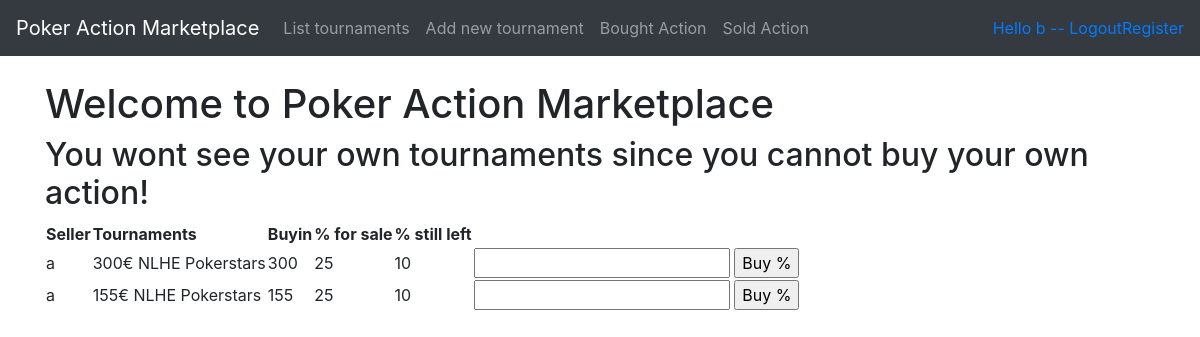
Screenshot of /tournaments/ (signed in) with the database file from the repository.
### application/auth/models.py (models this page shows, shortened)
class User(Base):
    __tablename__ = "account"
    name = db.Column(db.String(144), nullable=False)
    username = db.Column(db.String(144), nullable=False)
    password = db.Column(db.String(144), nullable=False)
    tournaments = db.relationship('TournamentPackage', backref='account', lazy=True)

### application/tournamentPackages/models.py (models this page shows, shortened)
class TournamentPackage(Base):
    tournament = db.Column(db.String(144), nullable=False)
    buyin = db.Column(db.Integer, nullable=False)
    pcttobesold = db.Column(db.Integer, nullable=False)
    pctleft = db.Column(db.Integer, nullable=False)
    account_id = db.Column(db.Integer, db.ForeignKey('account.id'), nullable=False)
    def __init__(self, tournament, buyin, pcttobesold):
        self.tournament = tournament
        self.buyin = buyin
        self.pcttobesold = pcttobesold
        self.pctleft = pcttobesold
        self.user = ''
        self.userid = ''
    @staticmethod
    def join_account_on_tournaments():
        stmt = text("SELECT * FROM tournament_package"
                    " LEFT JOIN account on tournament_package.account_id = account.id")
        res = db.engine.execute(stmt)
        tournaments = []
        for row in res:
            tournament = TournamentPackage(row[3], row[4], row[5])
            tournament.user = row[-2]
            tournament.id = row[0]
            tournament.userid = row[7]
            tournament.pctleft = row[6]
            if tournament.userid == current_user.id:
                continue
            tournaments.append(tournament)
        return tournaments

### application/tournamentPackages/views.py (the view)
@app.route('/tournaments/', methods=['GET'])
@login_required
def tournaments_index():
    tournaments = TournamentPackage.join_account_on_tournaments()
    tournaments.sort(key = lambda x: x.user, reverse=True)
    return render_template('tournaments/list.html', tournaments = tournaments)

### application/__init__.py (called while the page is built)
@login_manager.user_loader
def load_user(user_id):
    return User.query.get(user_id)

### application/templates/tournaments/list.html
{% extends "layout.html" %}
{% block body %}
<h1>Welcome to Poker Action Marketplace</h1>
<h2>You wont see your own tournaments since you cannot buy your own action!</h2>
<table>
  <th>Seller</th>
  <th>Tournaments</th>
  <th>Buyin</th>
  <th>% for sale</th>
  <th>% still left</th>
  {% for tournament in tournaments %}
  <tr>
    <td>{{ tournament.user }}</td>
    <td>{{ tournament.tournament }}</td>
    <td>{{ tournament.buyin }}</td>
    <td>{{ tournament.pcttobesold }}</td>
    <td>{{ tournament.pctleft }}</td>
    <td><form method="POST", action="{{ url_for('tournaments_buy_percentage', tournament_id = tournament.id) }}">
      <input name="text">
      <input type="submit", value='Buy %'>
    </form></td>
  </tr>
{% endfor %}
</table>
{% endblock %}

### application/templates/layout.html (shortened to what this page needs)
<!DOCTYPE html>
<html>
<head>
  <link rel="stylesheet" href="https://maxcdn.bootstrapcdn.com/bootstrap/4.0.0/css/bootstrap.min.css">
</head>
<body>
  <nav class="navbar navbar-expand-md navbar-dark bg-dark mb-4">
    <a class="navbar-brand" href="#">Poker Action Marketplace</a>
      <div class="collapse navbar-collapse" id="navbarCollapse">
        <ul class="navbar-nav mr-auto">
          <li class="nav-item">
            <a class="nav-link" href="{{ url_for('tournaments_index') }} ">List tournaments</a>
          </li>
          <li class="nav-item">
            <a class="nav-link" href="{{ url_for('tournaments_form') }} ">Add new tournament</a>
          </li>
          <li class="nav-item">
            <a class="nav-link" href="{{ url_for('show_purchased_tournaments') }}">Bought Action</a>
          </li>
          <li class="nav-item">
            <a class="nav-link" href="{{ url_for('show_sold_tournaments') }}">Sold Action</a>
          </li>
        </ul>
        <div class="form-inline mt-2 mt-md-0">
          {% if current_user.is_authenticated %}
          <a href="{{ url_for('auth_logout') }}">Hello {{ current_user.name }} -- Logout</a>
          {% else %}
          <a class="nav-item" href="{{ url_for('auth_login') }}">Login</a>
          {% endif %}
          <a class="nav-item" href="{{ url_for('auth_register') }}">Register</a>
        </div>
      </div>
      </nav>
<main role="main" class="container">
  {% block body %}{% endblock %}
</main>
</body>
</html>

### rows the page displays
User: name "b"
TournamentPackage: user "a", tournament "300€ NLHE Pokerstars", buyin "300", pcttobesold "25", pctleft "10"
TournamentPackage: user "a", tournament "155€ NLHE Pokerstars", buyin "155", pcttobesold "25", pctleft "10"
